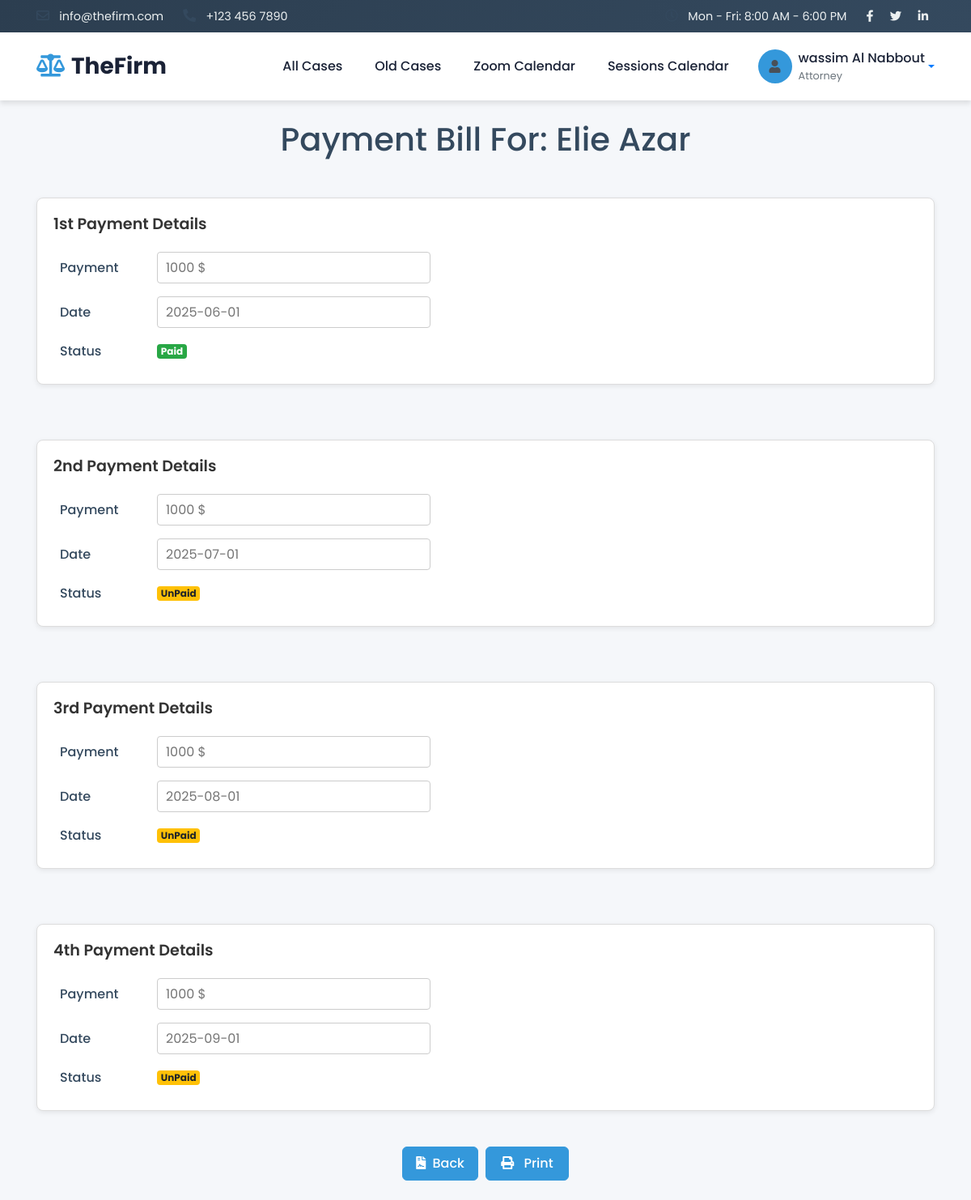
The app's page /attorneys/paycontract.php?id=1 (signed in), older data.
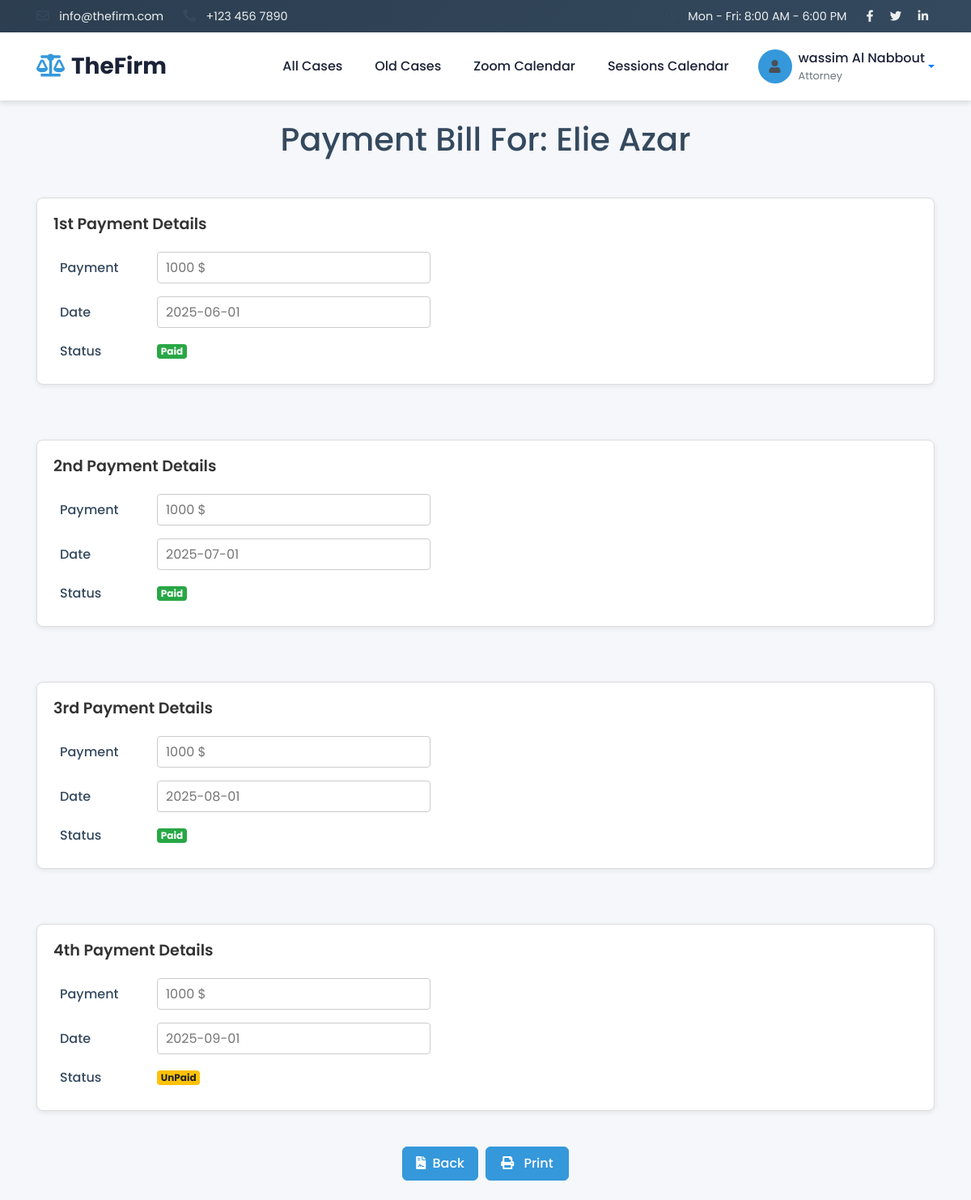
The same page, newer data.
### tables this page shows
CREATE TABLE `payments` (
  `id` int(11) NOT NULL,
  `date` date DEFAULT NULL,
  `status` enum('Paid','UnPaid') DEFAULT 'UnPaid',
  `amount` double DEFAULT NULL,
  `ccontractid` int(11) DEFAULT NULL
);

### attorneys/paycontract.php (the view, shortened to what this page needs)
<?php
include 'header.php';
?>
<!DOCTYPE html>
<html lang="en">
<head>
    <link href="https://stackpath.bootstrapcdn.com/bootstrap/4.4.1/css/bootstrap.min.css" rel="stylesheet">
    <link href="https://cdnjs.cloudflare.com/ajax/libs/font-awesome/5.15.3/css/all.min.css" rel="stylesheet">
    <link href="lib/animate/animate.min.css" rel="stylesheet">
    <link href="lib/owlcarousel/assets/owl.carousel.min.css" rel="stylesheet">
    <link href="../css/admincss.css" rel="stylesheet">
</head>
<body>
<?php
$id = $_GET['id'];
$sql1 = "SELECT * FROM `ccontract` WHERE id='$id'";
$res1 = $conn->query($sql1);
$row1 = $res1->fetch_assoc();
$caseid = $row1['caseid'];
$sql3 = "SELECT * FROM `case` WHERE id='$caseid'";
$res3 = $conn->query($sql3);
$row3 = $res3->fetch_assoc();
$userid = $row3['userid'];
$sql4 = "SELECT * FROM `user` WHERE id='$userid'";
$res4 = $conn->query($sql4);
$row4 = $res4->fetch_assoc();
$fname = $row4['fname'];
$lname = $row4['lname'];
?>
<br>
<h1 class="text-center mb-4">Payment Bill For: <?= $fname . " " . $lname; ?></h1>
<?php
$sql9 = "SELECT * FROM `payments` WHERE ccontractid='$id'";
$res9 = $conn->query($sql9);
if ($res9->num_rows == 0) {
?>
<div class="container payment-container py-4">
    <form action="paycontractProcess.php" method="post">
        <input type="hidden" name="id" value="<?= $id; ?>">
        <div id="paymentWrapper">
            <div class="payment-card">
                <h2 class="payment-header">1st Payment Details</h2>
                <table class="payment-table">
                    <tr>
                        <th>Payment</th>
                        <td><input type="number" name="pay[]" required></td>
                    </tr>
                    <tr>
                        <th>Date</th>
                        <td><input type="text" name="date[]" required></td>
                    </tr>
                </table>
                <div class="button-container">
                    <button type="button" class="btn btn-primary addPayment">Add Payment</button>
                    <button type="button" class="btn btn-danger removePayment">Remove Payment</button>
                </div>
            </div>
        </div>
        <div class="text-center mb-4">
            <button type="submit" class="btn btn-black">
                <i class="fas fa-save mr-2"></i> SUBMIT
            </button>
        </div>
    </form>
</div>
<?php
} else {
    while ($row9 = $res9->fetch_assoc()) {
        $status = $row9['status'];
        $payment = $row9['amount'];
?>
<div class="container payment-container py-4">
    <form action="paycontractProcess.php" method="post">
        <div id="paymentWrapper">
            <div class="payment-card">
                <h2 class="payment-header">Case Payment Details</h2>
                <table class="payment-table">
                    <tr>
                        <th>Payment</th>
                        <td><input type="text" name="pay[]" placeholder="<?= $payment . " $" ; ?>" required></td>
                    </tr>
                    <tr>
                        <th>Date</th>
                        <td><input type="text" name="date[]" placeholder="<?= $row9['date'] ; ?>" required></td>
                    </tr>
                    <tr>
                        <th>Status</th>
                        <td>
                            <?php
                            if ($status == "UnPaid") {
                                echo '<span class="badge badge-warning">UnPaid</span>';
                            } else if ($status == "Paid") {
                                echo '<span class="badge badge-success">Paid</span>';
                            }
                            ?>
                        </td>
                    </tr>
                </table>
            </div>
        </div>
    </form>
</div>
<?php
    }
}
?>
<div class="text-center mb-4 no-print">
    <a href="contract.php?id=<?= $caseid; ?>" class="btn btn-primary btn-action">
        <i class="fas fa-file-contract mr-1"></i> Back
    </a>
    <button type="button" class="btn btn-primary" onclick="window.print()">
        <i class="fas fa-print mr-2"></i> Print
    </button>
</div>
</body>
</html>

Row changes from the older to the newer data that the page shows:
changed payments (number 2 of 4 on the later page): status "UnPaid" → "Paid"
changed payments (number 3 of 4 on the later page): status "UnPaid" → "Paid"
